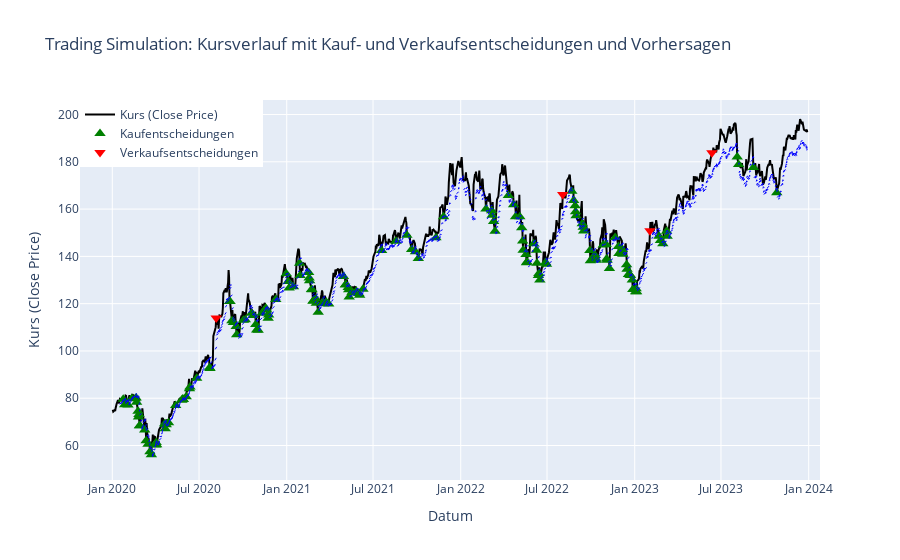

Notebook code for this chart:
### Code cell
import numpy as np
import plotly.graph_objs as go
import yfinance as yf
import joblib
import pandas as pd

# Laden des trainierten Modells
#model_path = './models/model_20241013-123142_ws20_fs4_bs1_epochs30_units32_layers3.keras'
#model = load_model(model_path)

# Laden der Daten für die Simulation
symbol = "AAPL"
#start_date = "2024-01-02"  # Daten nach dem Ende des Trainingsdatensatzes
#end_date = "2024-10-14"

start_date = "2020-01-01"
end_date = "2024-01-01"

df_sim = yf.download(symbol, start=start_date, end=end_date)

# Features und Target wie beim Training vorbereiten
features_sim = df_sim[['Open', 'High', 'Low', 'Adj Close', 'Volume']]
target_sim = df_sim['Close']

# Skalierung der Daten (verwende die gleichen Skalierer wie im Training)
scaled_features_sim = np.zeros_like(features_sim)

for i, column in enumerate(features_sim.columns):
    scaler = joblib.load(f'./scaler/{column}_scaler.pkl')
    scaled_features_sim[:, i] = scaler.transform(features_sim[column].values.reshape(-1, 1)).flatten()

target_scaler = joblib.load('./scaler/target_scaler.pkl')
scaled_target_sim = target_scaler.transform(target_sim.values.reshape(-1, 1))

# Sliding-Window für die Simulation erstellen
def create_sliding_window(data, window_size):
    X = []
    for i in range(len(data) - window_size):
        X.append(data[i:i + window_size])
    return np.array(X)

window_size = 10
future_steps = 4


X_sim = create_sliding_window(scaled_features_sim, window_size)

# Simulation starten
initial_capital = 10000  # Startkapital in USD
cash = initial_capital
shares = 0
buy_price = 0  # Speichert den Preis, zu dem die Aktien gekauft wurden
trade_amount = 20  # Fester Wert pro Trade
trade_fee = 1  # Gebühr pro Kauf oder Verkauf
min_profit_threshold = 1.2  # Mindestgewinn von 2%
trading_log = []

# Listen zur Speicherung von Kaufentscheidungen
buy_signals = []
sell_signals = []
prediction_lines = []

for i in range(len(X_sim)):
    # Vorhersagen mit dem Modell machen
    X_input = X_sim[i].reshape(1, X_sim.shape[1], X_sim.shape[2])
    y_pred_scaled = model.predict(X_input)
    y_pred_rescaled = target_scaler.inverse_transform(y_pred_scaled).flatten()

    current_price = target_sim.values[window_size + i]  # Aktueller Preis
    
    # Berechnung des Trends: Durchschnitt der 4 vorhergesagten Werte
    predicted_average = np.mean(y_pred_rescaled)  # Durchschnitt aller 4 Vorhersagewerte
    trend = predicted_average - current_price  # Differenz zwischen dem Durchschnitt der Vorhersagen und dem aktuellen Preis

    # Visualisierung der Vorhersagen für die nächsten 4 Tage
    future_dates = df_sim.index[window_size + i:window_size + i + future_steps]
    prediction_lines.append((future_dates, y_pred_rescaled))  # Speichern der Vorhersagedaten und -werte
    
    if trend > 0:
        # Aufwärtstrend erkannt, kaufen
        if cash > (trade_amount + trade_fee):  # Nur kaufen, wenn genug Bargeld vorhanden
            shares_to_buy = trade_amount / current_price  # Berechnung der Anzahl von Aktien
            if shares_to_buy > 0:
                cost = shares_to_buy * current_price + trade_fee
                cash -= cost
                shares += shares_to_buy
                buy_price = current_price  # Kaufpreis speichern
                buy_signals.append((df_sim.index[window_size + i], current_price))  # Kauf speichern
                trading_log.append(f"Tag {window_size + i}: Gekauft {shares_to_buy} Aktien zu {current_price}, Kosten: {cost}, Barbestand: {cash}")
    
    elif trend < 0 and shares > 0:
        # Überprüfen, ob der Verkauf genügend Gewinn nach Gebühren erzielt
        potential_sale_value = shares * current_price - trade_fee
        cost_basis = shares * buy_price + trade_fee  # Kaufpreis und Gebühren
        
        # Prüfen, ob der Verkauf einen Gewinn von mind. 2% nach Abzug der Gebühren erzielt
        if potential_sale_value > cost_basis * min_profit_threshold:
            sale_value = potential_sale_value
            cash += sale_value
            sell_signals.append((df_sim.index[window_size + i], current_price))  # Verkauf speichern
            trading_log.append(f"Tag {window_size + i}: Verkauft {shares} Aktien zu {current_price}, Erlös: {sale_value}, Barbestand: {cash}")
            shares = 0

# Wert am Ende der Simulation berechnen
final_value = cash + shares * target_sim.values[-1]  # Der Wert des Barbestands und der restlichen Aktien
profit = final_value - initial_capital

# Ergebnisse ausgeben
print("Trading Simulation beendet.")
print(f"Startkapital: ${initial_capital}")
print(f"Endkapital: ${final_value}")
print(f"Gewinn/Verlust: ${profit}")

for log in trading_log:
    print(log)

# --- Plot mit Plotly erstellen ---
# Daten für das Plotten vorbereiten
buy_dates, buy_prices = zip(*buy_signals) if buy_signals else ([], [])
sell_dates, sell_prices = zip(*sell_signals) if sell_signals else ([], [])

# Erstellen des Plotly-Plots
fig = go.Figure()

# Kurslinie (Close Price)
fig.add_trace(go.Scatter(
    x=df_sim.index,
    y=target_sim,
    mode='lines',
    name='Kurs (Close Price)',
    line=dict(color='black', width=2)
))

# Kaufentscheidungen als grüne Punkte
fig.add_trace(go.Scatter(
    x=buy_dates,
    y=buy_prices,
    mode='markers',
    name='Kaufentscheidungen',
    marker=dict(color='green', size=10, symbol='triangle-up')
))

# Verkaufsentscheidungen als rote Punkte
fig.add_trace(go.Scatter(
    x=sell_dates,
    y=sell_prices,
    mode='markers',
    name='Verkaufsentscheidungen',
    marker=dict(color='red', size=10, symbol='triangle-down')
))

# Vorhersage-Linien für jeden Tag hinzufügen
for future_dates, future_predictions in prediction_lines:
    fig.add_trace(go.Scatter(
        x=future_dates,
        y=future_predictions,
        mode='lines',
        line=dict(color='blue', width=1, dash='dot'),
        showlegend=False,
    ))

# Layout des Plots anpassen
fig.update_layout(
    title='Trading Simulation: Kursverlauf mit Kauf- und Verkaufsentscheidungen und Vorhersagen',
    xaxis_title='Datum',
    yaxis_title='Kurs (Close Price)',
    legend=dict(x=0, y=1, traceorder='normal'),
    height=600
)

# Plot anzeigen
fig.show()
